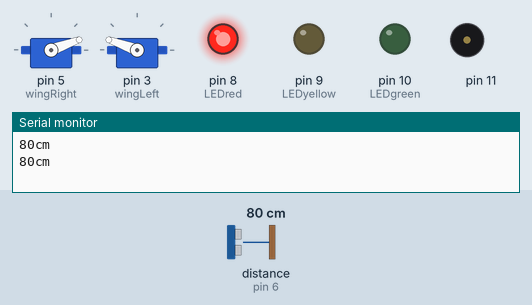
A sketch run on a simulated Arduino Uno, built with avr-gcc and run on an emulated ATmega328P. Parts: 2 × servo, output pins drawn as LEDs (lit = HIGH), buzzer (waves = sounding), the last lines printed to the serial monitor. Wiring (inferred from the names in the program): ultrasonic range finder: trigger pin 7; echo pin 6. The test bench sets the inputs (shaded band); at power-on: distance to the obstacle (sensor on pin 6) 80 cm. The echo pulse lasts 58.3 µs per cm; pins used as bus, display or sensor lines are not drawn.

Above: at 2.5 s.
2.6 s: distance to the obstacle (sensor on pin 6) set to 250 cm
At 3.4 s:
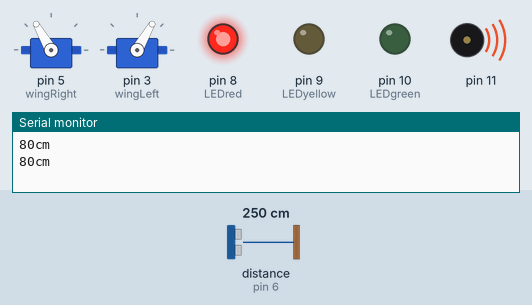
At 4.0 s:
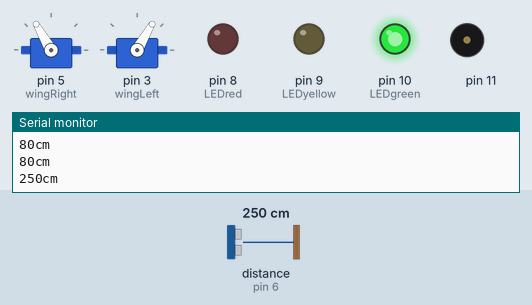
5.0 s: distance to the obstacle (sensor on pin 6) set to 183 cm
7.4 s: distance to the obstacle (sensor on pin 6) set to 177 cm
At 10.4 s:
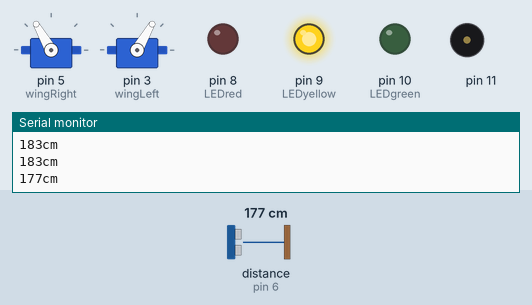
Timing chart, 0 to 16.9 s (numbered marks = the images above; inputs shaded):
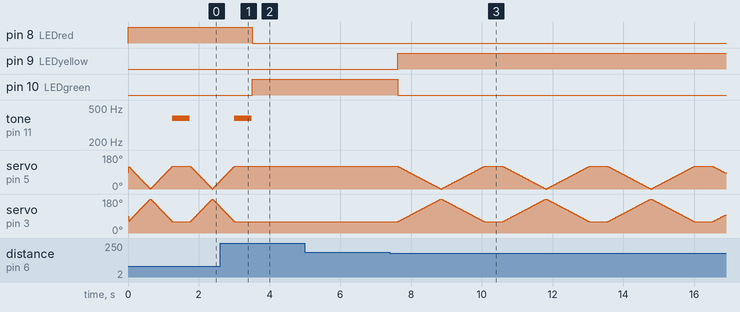

The sketch:

BAT_EXPERIENCE_GROUP_RICE_5_.ino
```cpp
// declare
const int sensorEcho = 6; // ultrasonic sensor, listen reflected sound
const int sensorTrig = 7; // ultrasonic sensor, send soundwave

int LEDred = 8; // LED lights
int LEDyellow = 9;
int LEDgreen = 10;

#include <Servo.h> // servo library
Servo wingRight; // create servo object to control servo
Servo wingLeft;

int wingPos = 0; // variable to store servo position

void setup() {
  // initiate
  pinMode(sensorEcho, INPUT);
  pinMode(sensorTrig, OUTPUT);

  Serial.begin(9600); // start serial communication sensor

  pinMode(LEDred, OUTPUT);
  pinMode(LEDyellow, OUTPUT);
  pinMode(LEDgreen, OUTPUT);

  wingRight.attach(5); // attach the servo on pin to the servo object
  wingLeft.attach(3);
}

void loop() {
  // ultrasonic sensor, send soundwave
  digitalWrite(sensorTrig, LOW);
  delayMicroseconds(2);
  digitalWrite(sensorTrig, HIGH);
  delayMicroseconds(5);
  digitalWrite(sensorTrig, LOW); // wait for the echo

  long duration = pulseIn(sensorEcho, HIGH);
  int cm = duration / 29 / 2; // convert echo time into distance, speed of sound (29 ms/cm) puls travelled forth and back (/2)

  Serial.print(cm);
  Serial.println("cm"); // print value


  // close distance
  if (cm < 100) {
    digitalWrite(LEDred, HIGH);
    digitalWrite(LEDyellow, LOW);
    digitalWrite(LEDgreen, LOW);

    // flap wings up and down
    for (wingPos = 60; wingPos <= 180; wingPos += 1) { // goes from 60 degrees to 120 degrees in steps of 1 degree
      wingRight.write(180 - wingPos); // moving symmetrical
      wingLeft.write(wingPos); // tell servo to go to position in variable 'pos'
      delay(5); // wait for the servo to reach the position
    }
    for (wingPos = 180; wingPos >= 60; wingPos -= 1) {
      wingRight.write(180 - wingPos);
      wingLeft.write(wingPos);
      delay(5);
    }
    // play sound
  int frequency = map(cm, 10, 100, 1000, 200); // map distance to frequency
  tone(11, frequency, 500); // play sound, tone(pin, frequency, duration);
  }

  // medium distance
  else if (cm > 100 && cm < 180) {
    digitalWrite(LEDred, LOW);
    digitalWrite(LEDyellow, HIGH);
    digitalWrite(LEDgreen, LOW);

    // flap wings up and down (slow)
    for (wingPos = 60; wingPos <= 180; wingPos += 1) { // goes from 60 degrees to 120 degrees in steps of 1 degree
      wingRight.write(180 - wingPos); // moving symmetrical
      wingLeft.write(wingPos); // tell servo to go to position in variable 'pos'
      delay(10); // wait for the servo to reach the position
    }
    for (wingPos = 180; wingPos >= 60; wingPos -= 1) {
      wingRight.write(180 - wingPos);
      wingLeft.write(wingPos);
      delay(10);
    }
  }

  // far distance
  else {
    digitalWrite(LEDred, LOW);
    digitalWrite(LEDyellow, LOW);
    digitalWrite(LEDgreen, HIGH);
  }

  delay(500);
}
```

Measured:
- the behaviour switches between 180 and 179 cm on distance to the obstacle (sensor on pin 6) (found by bisection; images 2 and 3)
- after the input at 2.6 s, pin 8 (LEDred): HIGH → LOW after 0.92 s; pin 10 (LEDgreen): LOW → HIGH after 0.92 s; servo on pin 5 (wingRight): goes on until 3.0 s, then stays 120°; servo on pin 3 (wingLeft): goes on until 3.0 s, then stays 60°
